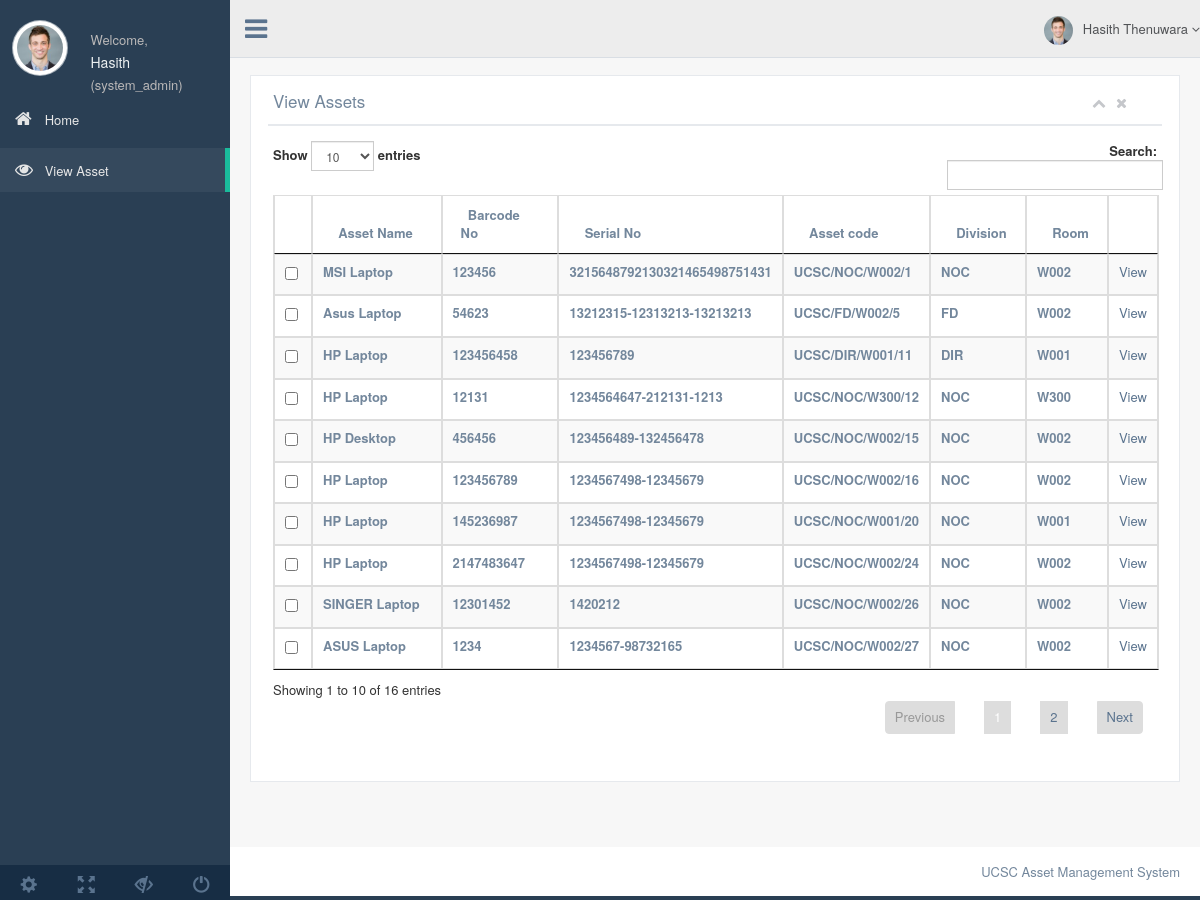
The app's page /viewasset.php (signed in) with its own data.
### tables this page shows
CREATE TABLE `asset` (
  `Asset_ID` int(11) NOT NULL,
  `Barcode_No` int(11) DEFAULT NULL,
  `Asset_Name` varchar(60) NOT NULL,
  `Asset_type` varchar(60) NOT NULL,
  `Asset_Category` varchar(60) NOT NULL,
  `Model_No` varchar(60) NOT NULL,
  `Brand` varchar(60) NOT NULL,
  `Serial_No` varchar(60) NOT NULL,
  `Purchase_Date` date NOT NULL,
  `Warranty_End` date NOT NULL,
  `Price` float NOT NULL,
  `Depreciation` float DEFAULT NULL,
  `Last_Value_date` datetime NOT NULL DEFAULT CURRENT_TIMESTAMP,
  `Original_Value` float NOT NULL,
  `Current_Value` float DEFAULT NULL,
  `Vendor` varchar(60) NOT NULL,
  `Vendor_Address` text NOT NULL,
  `Current_Division` varchar(60) DEFAULT NULL,
  `Current_Room` varchar(60) DEFAULT NULL,
  `Asset_Code` varchar(60) DEFAULT NULL,
  `Asset_available` tinyint(11) NOT NULL DEFAULT '1',
  `Asset_approved` tinyint(4) NOT NULL DEFAULT '0',
  `Description` text,
  `Entry_date` datetime NOT NULL DEFAULT CURRENT_TIMESTAMP,
  `Image` varchar(250) NOT NULL
);

### function.php (called while the page is built, shortened)
<?php
include "server_access.php";
class FAssetClerk{
    private $db = NULL;
    function __construct(){
        $this->db = dbConnect::connect();
    }
    function retrieve_assets($div="", $valid="yes", $removed="no"){
        $append = array();
        if ($removed=="yes"){
            array_push($append, "Asset_available = 0");
        }
        else{
            array_push($append, "Asset_available = 1");
        }
        $appix = implode(' AND ', $append);
        $que="SELECT * FROM asset WHERE ".$appix ;
        $res = $this->db->dbh->query($que);
        return $res;
    }
    function refresh_assets(){
        $query = "SELECT Asset_ID, Current_Division, Current_Room FROM asset WHERE Asset_Code IS NULL AND Asset_available=1 AND Asset_approved=1 ";
        $res = $this->db->dbh->query($query);
    }
}

### server_access.php (called while the page is built, shortened)
<?php
class dbConnect
{
    private static $instance = NULL;
    private function __construct(){
        $this->dbh=new mysqli(DB_HOST, DB_USER, DB_PASSWORD, DB_DATABASE);
        return $this->dbh;
    }
    public static function connect(){
        if (self::$instance == NULL){
            self::$instance = new dbConnect();
        }
        return self::$instance;
    }
}

### viewasset.php (the view, shortened to what this page needs)
<?php
 include "function.php";
$log = new FAssetClerk();
$user_details = $_SESSION['user_details'];
$first_name = $user_details['first_name'];
$last_name = $user_details['last_name'];
$division = $user_details['division'];
$level = $user_details['user_level'];
if ($level == 'asset_clerk' or $level == 'bursar'){
    $res = $log->retrieve_assets("", "all");
}
else{
    if ($level == 'div_asset_clerk'){
        $res = $log->retrieve_assets($division, "yes");
    }
    else{
         $res = $log->retrieve_assets("", "all");
    }
}
$log->refresh_assets();
?>
<!DOCTYPE html>
<html lang="en">
<head>
  <link href="css/bootstrap.min.css" rel="stylesheet">
  <link href="fonts/css/font-awesome.min.css" rel="stylesheet">
  <link href="css/animate.min.css" rel="stylesheet">
  <link href="css/custom.css" rel="stylesheet">
  <link href="css/icheck/flat/green.css" rel="stylesheet">
  <link href="css/datatables/jquery.dataTables.min.css" rel="stylesheet" type="text/css" />
  <link href="css/datatables/buttons.bootstrap.min.css" rel="stylesheet" type="text/css" />
  <link href="css/datatables/fixedHeader.bootstrap.min.css" rel="stylesheet" type="text/css" />
  <link href="css/datatables/responsive.bootstrap.min.css" rel="stylesheet" type="text/css" />
  <link href="css/datatables/scroller.bootstrap.min.css" rel="stylesheet" type="text/css" />
</head>
<body class="nav-md">
  <div class="container body">
    <div class="main_container">
      <div class="col-md-3 left_col">
        <div class="left_col scroll-view">
          <div class="profile">
            <div class="profile_pic">
              <img src="images/img.jpg" alt="..." class="img-circle profile_img">
            </div>
            <div class="profile_info">
              <span>Welcome,</span>
              <h2><?php echo $first_name;?></h2>               <span>(<?php echo $level;?>)</span>
            </div>
          </div>
          <br />
          <div id="sidebar-menu" class="main_menu_side hidden-print main_menu">
            <div class="menu_section">
              <ul class="nav side-menu">
				<?php if (($user_details['user_level'] == 'asset_clerk')){
                                    echo '<li><a href="assetclerk.php"><i class="fa fa-home"></i> Home </span></a></li>';
                                }
                                    else{
                                        if (($user_details['user_level'] == 'bursar')){
                                            echo '<li><a href="bursar.php"><i class="fa fa-home"></i> Home </span></a></li>';
                                        }
                                        else{
                                        echo '<li><a href="diviassetclerk.php"><i class="fa fa-home"></i> Home </span></a></li>';
                                        }
                                        }
                                ?>
				<li><a href="viewasset.php"><i class="fa fa-eye"></i> View Asset </span></a></li>
               </ul>
            </div>
          </div>
          <div class="sidebar-footer hidden-small">
            <a data-toggle="tooltip" data-placement="top" title="Settings">
              <span class="glyphicon glyphicon-cog" aria-hidden="true"></span>
            </a>
            <a data-toggle="tooltip" data-placement="top" title="FullScreen">
              <span class="glyphicon glyphicon-fullscreen" aria-hidden="true"></span>
            </a>
            <a data-toggle="tooltip" data-placement="top" title="Lock">
              <span class="glyphicon glyphicon-eye-close" aria-hidden="true"></span>
            </a>
            <a data-toggle="tooltip" data-placement="top" title="Logout">
              <span class="glyphicon glyphicon-off" aria-hidden="true"></span>
            </a>
          </div>
        </div>
      </div>
      <div class="top_nav">
        <div class="nav_menu">
          <nav class="" role="navigation">
            <div class="nav toggle">
              <a id="menu_toggle"><i class="fa fa-bars"></i></a>
            </div>
            <ul class="nav navbar-nav navbar-right">
              <li class="">
                <a href="javascript:;" class="user-profile dropdown-toggle" data-toggle="dropdown" aria-expanded="false">
                  <img src="images/img.jpg" alt=""><?php echo "$first_name $last_name";?>
                  <span class=" fa fa-angle-down"></span>
                </a>
              </li>
            </ul>
          </nav>
        </div>
      </div>
      <div class="right_col" role="main">
        <div class="">
          <div class="page-title">
          </div>
          <div class="row">
            <div class="col-md-12 col-sm-12 col-xs-12">
              <div class="x_panel">
                <div class="x_title">
                  <h2> View Assets </h2>
                  <ul class="nav navbar-right panel_toolbox">
                    <li><a class="collapse-link"><i class="fa fa-chevron-up"></i></a>
                    </li>
                    <li><a class="close-link"><i class="fa fa-close"></i></a>
                    </li>
                  </ul>
                  <div class="clearfix"></div>
                </div>
                <div class="x_content">
                    <form action="" method="post" name="">
                  <table id="datatable" class="table table-striped table-bordered">
                    <thead>
                        <?php
                      if (($user_details['user_level'] !== 'asset_clerk')){
                            echo '<th align="style="justify"></th>';
                        }
                      ?>
					<th align="style="justify"><strong >&nbsp;&nbsp;Asset Name </strong></th>
					<th align="style="justify"><strong >&nbsp;&nbsp;Barcode No </strong></th>
					<th align="style="justify"><strong >&nbsp;&nbsp;Serial No </strong></th>
					<th align="style="justify"><strong >&nbsp;&nbsp;Asset code </strong></th>
					<th align="style="justify"><strong >&nbsp;&nbsp;Division </strong></th>
					<th align="style="justify"><strong >&nbsp;&nbsp;Room </strong></th>
          <th align="style="justify"><strong >&nbsp;&nbsp;  </strong></th>
                    </thead>
                    <tbody>
                <?php
                while ($array = $res->fetch_assoc()){
                    $str = "";
                    if (($user_details['user_level'] != 'asset_clerk')){
                           $str = '<td><input type="checkbox" name="assets[]" class="check" id="assets[]" value="'.$array['Asset_ID'].'"></td>';
                        }
                echo '<tr>'. $str
                    . '<td><label>'.$array['Asset_Name'].'</label></td>'
                . '<td><label>'.$array['Barcode_No'].'</label></td>'
                        . '<td><label>'.$array['Serial_No'].'</label></td>'
                        . '<td><label>'.$array['Asset_Code'].'</label></td>'
                        . '<td><label>'.$array['Current_Division'].'</label></td>'
                        . '<td><label>'.$array['Current_Room'].'</label></td>'
                        . '<td><a href="asset_details.php?id='.$array['Asset_ID'].'">View</a></td>'
                        . '';
                }
		?>
            </tbody>
                  </table>
                    </form>
                </div>
              </div>
            </div>
                </div>
              </div>
            </div>
            <footer>
              <div class="pull-right">
                UCSC Asset Management System
              </div>
              <div class="clearfix"></div>
            </footer>
          </div>
        </div>
        <div id="custom_notifications" class="custom-notifications dsp_none">
          <div class="clearfix"></div>
        </div>
</body>
</html>

### records on screen
asset: Asset_Name "MSI Laptop", Barcode_No "123456", Serial_No "3215648792130321465498751431", Asset_Code "UCSC/NOC/W002/1", Current_Division "NOC", Current_Room "W002"
asset: Asset_Name "Asus Laptop", Barcode_No "54623", Serial_No "13212315-12313213-13213213", Asset_Code "UCSC/FD/W002/5", Current_Division "FD", Current_Room "W002"
asset: Asset_Name "HP Laptop", Barcode_No "123456458", Serial_No "123456789", Asset_Code "UCSC/DIR/W001/11", Current_Division "DIR", Current_Room "W001"
asset: Asset_Name "HP Laptop", Barcode_No "12131", Serial_No "1234564647-212131-1213", Asset_Code "UCSC/NOC/W300/12", Current_Division "NOC", Current_Room "W300"
asset: Asset_Name "HP Desktop", Barcode_No "456456", Serial_No "123456489-132456478", Asset_Code "UCSC/NOC/W002/15", Current_Division "NOC", Current_Room "W002"
asset: Asset_Name "HP Laptop", Barcode_No "123456789", Serial_No "1234567498-12345679", Asset_Code "UCSC/NOC/W002/16", Current_Division "NOC", Current_Room "W002"
asset: Asset_Name "HP Laptop", Barcode_No "145236987", Serial_No "1234567498-12345679", Asset_Code "UCSC/NOC/W001/20", Current_Division "NOC", Current_Room "W001"
asset: Asset_Name "HP Laptop", Barcode_No "2147483647", Serial_No "1234567498-12345679", Asset_Code "UCSC/NOC/W002/24", Current_Division "NOC", Current_Room "W002"
asset: Asset_Name "SINGER Laptop", Barcode_No "12301452", Serial_No "1420212", Asset_Code "UCSC/NOC/W002/26", Current_Division "NOC", Current_Room "W002"
asset: Asset_Name "ASUS Laptop", Barcode_No "1234", Serial_No "1234567-98732165", Asset_Code "UCSC/NOC/W002/27", Current_Division "NOC", Current_Room "W002"

### other values on screen
$first_name "Hasith"
$level "system_admin"
$last_name "Thenuwara"
